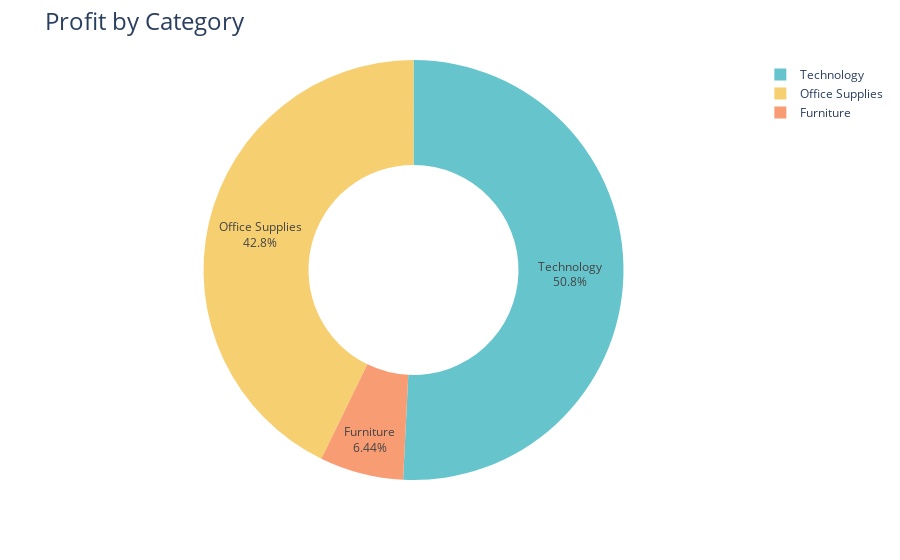

Source (notebook cell):
### Code cell
fig=px.pie(profit_by_category, values='Profit', names='Category',hole=0.5, color_discrete_sequence=px.colors.qualitative.Pastel)
fig.update_traces(textposition='inside', textinfo='percent+label')
fig.update_layout(title_text='Profit by Category', title_font=dict(size=24))
fig.show()

### Figure 1 — Plotly figure (JSON) as saved in the notebook; plotly's stock layout.template omitted (floating-point values rounded to 4 significant figures)
{"data": [{"domain": {"x": [0, 1], "y": [0, 1]}, "hole": 0.5, "hovertemplate": "Category=%{label}<br>Profit=%{value}<extra></extra>", "labels": ["Furniture", "Office Supplies", "Technology"], "legendgroup": "", "name": "", "showlegend": true, "textinfo": "percent+label", "textposition": "inside", "type": "pie", "values": [18450.0, 122500.0, 145500.0]}], "layout": {"autosize": true, "legend": {"tracegroupgap": 0}, "margin": {"t": 60}, "piecolorway": ["rgb(102, 197, 204)", "rgb(246, 207, 113)", "rgb(248, 156, 116)", "rgb(220, 176, 242)", "rgb(135, 197, 95)", "rgb(158, 185, 243)", "rgb(254, 136, 177)", "rgb(201, 219, 116)", "rgb(139, 224, 164)", "rgb(180, 151, 231)", "rgb(179, 179, 179)"], "title": {"font": {"size": 24}, "text": "Profit by Category"}}}
